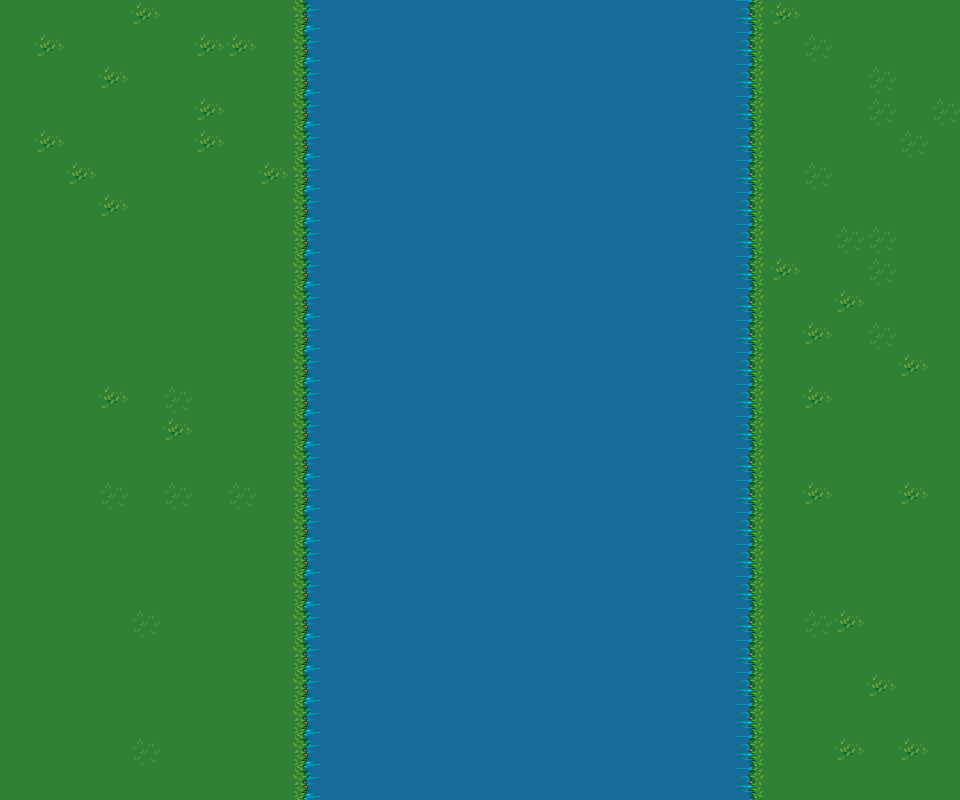

This game map was drawn from its Tiled (.tmx) file and the tilesets committed beside it. A one-line description and the full map source follow:
An orthogonal 30x25 tile map with 32x32 px tiles, 2 tile layers (grass, water), 2 tilesets.

<map version="1.9" tiledversion="1.9.2" orientation="orthogonal" renderorder="right-down" width="30" height="25" tilewidth="32" tileheight="32" infinite="0" nextlayerid="3" nextobjectid="1">
 <tileset firstgid="1" source="maps/grass.tsx" />
 <tileset firstgid="19" source="watergrass.tsx" />
 <layer id="1" name="grass" width="30" height="25">
  <data encoding="csv">
11,11,11,11,16,11,11,11,11,0,0,0,0,0,0,0,0,0,0,0,0,0,0,0,16,11,11,11,11,11,
11,16,11,11,11,11,16,16,11,0,0,0,0,0,0,0,0,0,0,0,0,0,0,0,11,17,11,11,11,11,
11,11,11,16,11,11,11,11,11,0,0,0,0,0,0,0,0,0,0,0,0,0,0,0,11,11,11,17,11,11,
11,11,11,11,11,11,16,11,11,0,0,0,0,0,0,0,0,0,0,0,0,0,0,0,11,11,11,17,11,17,
11,16,11,11,11,11,16,11,11,0,0,0,0,0,0,0,0,0,0,0,0,0,0,0,11,11,11,11,17,11,
11,11,16,11,11,11,11,11,16,0,0,0,0,0,0,0,0,0,0,0,0,0,0,0,11,17,11,11,11,11,
11,11,11,16,11,11,11,11,11,0,0,0,0,0,0,0,0,0,0,0,0,0,0,0,11,11,11,11,11,11,
11,11,11,11,11,11,11,11,11,0,0,0,0,0,0,0,0,0,0,0,0,0,0,0,11,11,17,17,11,11,
11,11,11,11,11,11,11,11,11,0,0,0,0,0,0,0,0,0,0,0,0,0,0,0,16,11,11,17,11,11,
11,11,11,11,11,11,11,11,11,0,0,0,0,0,0,0,0,0,0,0,0,0,0,0,11,11,16,11,11,11,
11,11,11,11,11,11,11,11,11,0,0,0,0,0,0,0,0,0,0,0,0,0,0,0,11,16,11,17,11,11,
11,11,11,11,11,11,11,11,11,0,0,0,0,0,0,0,0,0,0,0,0,0,0,0,11,11,11,11,16,11,
11,11,11,16,11,17,11,11,11,0,0,0,0,0,0,0,0,0,0,0,0,0,0,0,11,16,11,11,11,11,
11,11,11,11,11,16,11,11,11,0,0,0,0,0,0,0,0,0,0,0,0,0,0,0,11,11,11,11,11,11,
11,11,11,11,11,11,11,11,11,0,0,0,0,0,0,0,0,0,0,0,0,0,0,0,11,11,11,11,11,11,
11,11,11,17,11,17,11,17,11,0,0,0,0,0,0,0,0,0,0,0,0,0,0,0,11,16,11,11,16,11,
11,11,11,11,11,11,11,11,11,0,0,0,0,0,0,0,0,0,0,0,0,0,0,0,11,11,11,11,11,11,
11,11,11,11,11,11,11,11,11,0,0,0,0,0,0,0,0,0,0,0,0,0,0,0,11,11,11,11,11,11,
11,11,11,11,11,11,11,11,11,0,0,0,0,0,0,0,0,0,0,0,0,0,0,0,11,11,11,11,11,11,
11,11,11,11,17,11,11,11,11,0,0,0,0,0,0,0,0,0,0,0,0,0,0,0,11,17,16,11,11,11,
11,11,11,11,11,11,11,11,11,0,0,0,0,0,0,0,0,0,0,0,0,0,0,0,11,11,11,11,11,11,
11,11,11,11,11,11,11,11,11,0,0,0,0,0,0,0,0,0,0,0,0,0,0,0,11,11,11,16,11,11,
11,11,11,11,11,11,11,11,11,0,0,0,0,0,0,0,0,0,0,0,0,0,0,0,11,11,11,11,11,11,
11,11,11,11,17,11,11,11,11,0,0,0,0,0,0,0,0,0,0,0,0,0,0,0,11,11,16,11,16,11,
11,11,11,11,11,11,11,11,11,0,0,0,0,0,0,0,0,0,0,0,0,0,0,0,11,11,11,11,11,11
</data>
 </layer>
 <layer id="2" name="water" width="30" height="25">
  <data encoding="csv">
0,0,0,0,0,0,0,0,0,28,29,29,29,29,29,29,29,29,29,29,29,29,29,30,0,0,0,0,0,0,
0,0,0,0,0,0,0,0,0,28,29,29,29,29,29,29,29,29,29,29,29,29,29,30,0,0,0,0,0,0,
0,0,0,0,0,0,0,0,0,28,29,29,29,29,29,29,29,29,29,29,29,29,29,30,0,0,0,0,0,0,
0,0,0,0,0,0,0,0,0,28,29,29,29,29,29,29,29,29,29,29,29,29,29,30,0,0,0,0,0,0,
0,0,0,0,0,0,0,0,0,28,29,29,29,29,29,29,29,29,29,29,29,29,29,30,0,0,0,0,0,0,
0,0,0,0,0,0,0,0,0,28,29,29,29,29,29,29,29,29,29,29,29,29,29,30,0,0,0,0,0,0,
0,0,0,0,0,0,0,0,0,28,29,29,29,29,29,29,29,29,29,29,29,29,29,30,0,0,0,0,0,0,
0,0,0,0,0,0,0,0,0,28,29,29,29,29,29,29,29,29,29,29,29,29,29,30,0,0,0,0,0,0,
0,0,0,0,0,0,0,0,0,28,29,29,29,29,29,29,29,29,29,29,29,29,29,30,0,0,0,0,0,0,
0,0,0,0,0,0,0,0,0,28,29,29,29,29,29,29,29,29,29,29,29,29,29,30,0,0,0,0,0,0,
0,0,0,0,0,0,0,0,0,28,29,29,29,29,29,29,29,29,29,29,29,29,29,30,0,0,0,0,0,0,
0,0,0,0,0,0,0,0,0,28,29,29,29,29,29,29,29,29,29,29,29,29,29,30,0,0,0,0,0,0,
0,0,0,0,0,0,0,0,0,28,29,29,29,29,29,29,29,29,29,29,29,29,29,30,0,0,0,0,0,0,
0,0,0,0,0,0,0,0,0,28,29,29,29,29,29,29,29,29,29,29,29,29,29,30,0,0,0,0,0,0,
0,0,0,0,0,0,0,0,0,28,29,29,29,29,29,29,29,29,29,29,29,29,29,30,0,0,0,0,0,0,
0,0,0,0,0,0,0,0,0,28,29,29,29,29,29,29,29,29,29,29,29,29,29,30,0,0,0,0,0,0,
0,0,0,0,0,0,0,0,0,28,29,29,29,29,29,29,29,29,29,29,29,29,29,30,0,0,0,0,0,0,
0,0,0,0,0,0,0,0,0,28,29,29,29,29,29,29,29,29,29,29,29,29,29,30,0,0,0,0,0,0,
0,0,0,0,0,0,0,0,0,28,29,29,29,29,29,29,29,29,29,29,29,29,29,30,0,0,0,0,0,0,
0,0,0,0,0,0,0,0,0,28,29,29,29,29,29,29,29,29,29,29,29,29,29,30,0,0,0,0,0,0,
0,0,0,0,0,0,0,0,0,28,29,29,29,29,29,29,29,29,29,29,29,29,29,30,0,0,0,0,0,0,
0,0,0,0,0,0,0,0,0,28,29,29,29,29,29,29,29,29,29,29,29,29,29,30,0,0,0,0,0,0,
0,0,0,0,0,0,0,0,0,28,29,29,29,29,29,29,29,29,29,29,29,29,29,30,0,0,0,0,0,0,
0,0,0,0,0,0,0,0,0,28,29,29,29,29,29,29,29,29,29,29,29,29,29,30,0,0,0,0,0,0,
0,0,0,0,0,0,0,0,0,28,29,29,29,29,29,29,29,29,29,29,29,29,29,30,0,0,0,0,0,0
</data>
 </layer>
</map>
